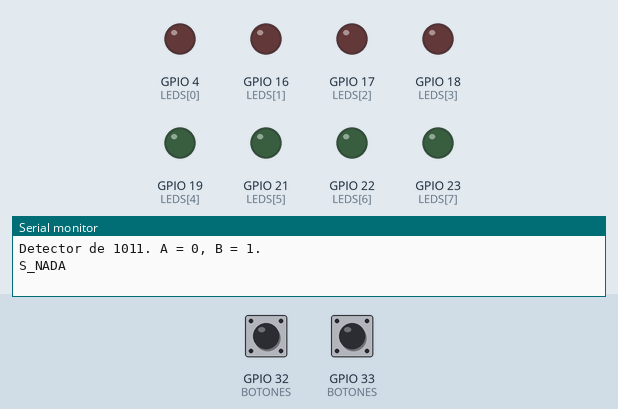
Bench run of a sketch on a simulated ESP32. Parts: output pins drawn as LEDs (lit = HIGH), the last lines printed to the serial monitor. The inputs (shaded band) are chosen by the test bench; at power-on: GPIO 33 (BOTONES) HIGH, GPIO 32 (BOTONES) HIGH.

Above: at 1.2 s.
1.3 s: GPIO 33 (BOTONES) pulled LOW for 0.15 s
At 2.2 s:
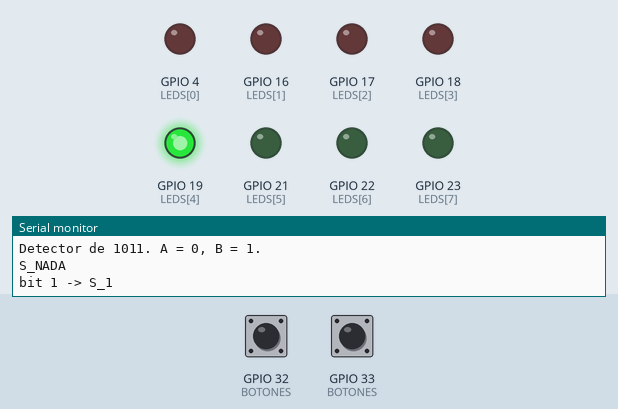
2.9 s: GPIO 32 (BOTONES) pulled LOW for 0.15 s
At 3.4 s:
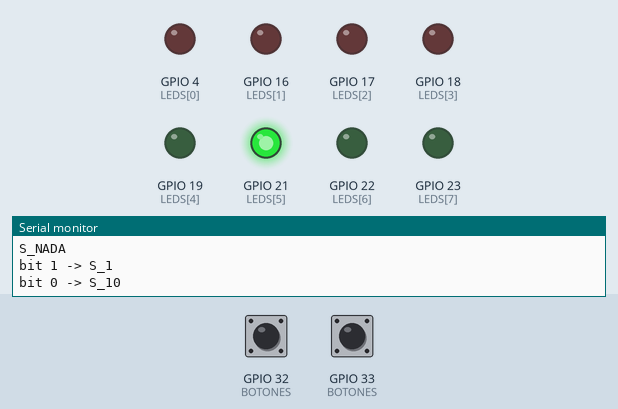
4.5 s: GPIO 32 (BOTONES) pulled LOW for 1 s
At 5.9 s:
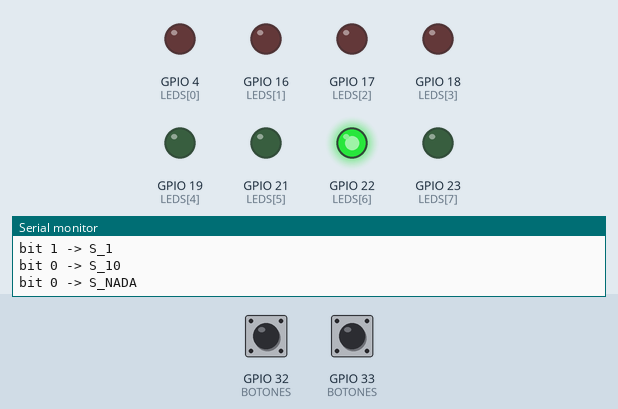
7.0 s: GPIO 33 (BOTONES) pulled LOW for 1 s
At 7.7 s:
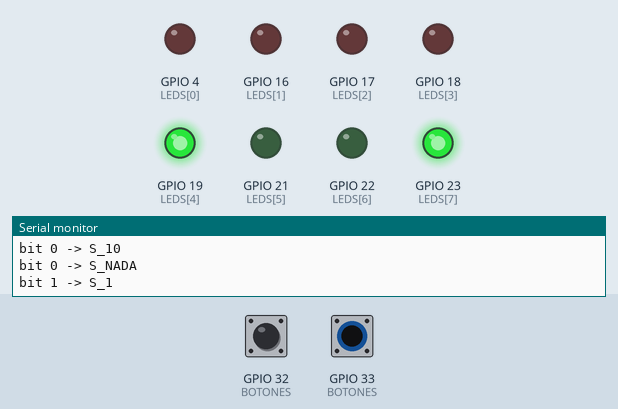
9.5 s: GPIO 33 (BOTONES) pulled LOW for 0.15 s
At 10.7 s:
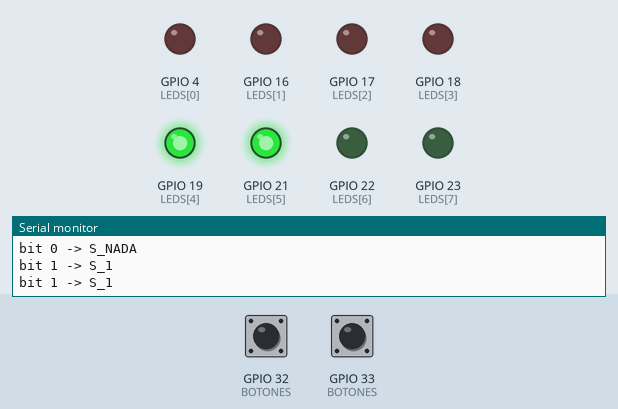
11.1 s: GPIO 32 (BOTONES) pulled LOW for 0.15 s
At 12.1 s:
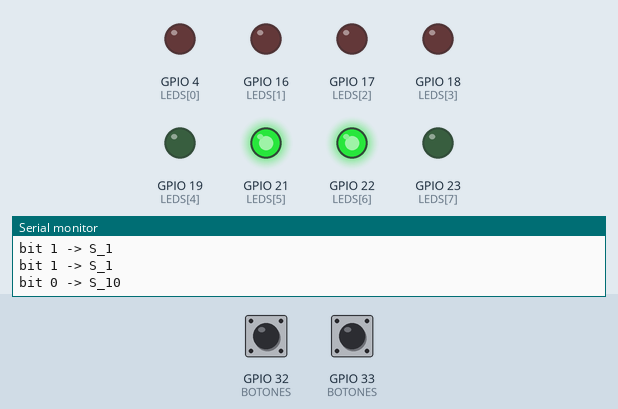
Timing chart, 0 to 13.7 s (numbered marks = the images above; inputs shaded):
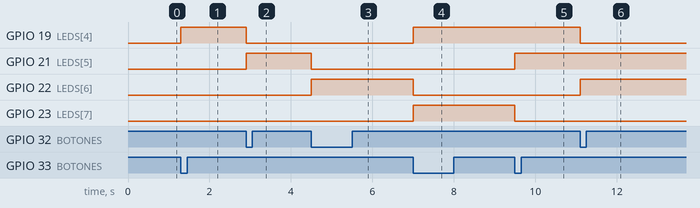

The sketch:

sketch.ino
```cpp
// Clase 8 - Ejercicio 2 (solución): detector de la secuencia 1011
// Entrada bit a bit:  A = 0,  B = 1.
// Máquina de MOORE con 5 estados; detecta secuencias superpuestas
// (por ejemplo 1011011 detecta dos veces).
//
// Salidas:
//   L0        = 1 cuando se detectó 1011 (salida Moore)
//   L4 ... L7 = los últimos 4 bits ingresados (L4 = el más nuevo)
//
// Tabla de transiciones:
//   Estado   | entra 0 | entra 1 | salida
//   ---------+---------+---------+-------
//   S_NADA   | S_NADA  | S_1     |   0
//   S_1      | S_10    | S_1     |   0
//   S_10     | S_NADA  | S_101   |   0
//   S_101    | S_10    | S_1011  |   0
//   S_1011   | S_10    | S_1     |   1

#include <Arduino.h>

const int LEDS[8] = {4, 16, 17, 18, 19, 21, 22, 23};  // L0 ... L7
const int BOTON_A = 32;
const int BOTON_B = 33;
const int BOTON_C = 25;

enum Estado { S_NADA, S_1, S_10, S_101, S_1011 };
Estado estado = S_NADA;
uint8_t historial = 0;              // últimos 4 bits, solo para mostrar

// ---------- Detección de flancos con antirrebote (para los 3 botones) ----------
const int CANT_BOTONES = 3;
const int BOTONES[CANT_BOTONES] = {BOTON_A, BOTON_B, BOTON_C};  // 0 = A, 1 = B, 2 = C
const unsigned long ANTIRREBOTE_MS = 50;

bool apretadoAntes[CANT_BOTONES] = {false, false, false};  // memoria de cada botón
unsigned long ultimoCambio[CANT_BOTONES] = {0, 0, 0};      // cuándo cambió por última vez

// Devuelve true UNA sola vez por cada pulsación del botón (0 = A, 1 = B, 2 = C).
bool seApreto(int boton) {
  bool apretadoAhora = (digitalRead(BOTONES[boton]) == LOW);
  bool hayFlanco = false;

  if (apretadoAhora != apretadoAntes[boton]) {                 // ¿cambió?
    if (millis() - ultimoCambio[boton] >= ANTIRREBOTE_MS) {    // ¿y no es un rebote?
      ultimoCambio[boton] = millis();
      apretadoAntes[boton] = apretadoAhora;
      if (apretadoAhora) {
        hayFlanco = true;                                      // cambió de suelto a apretado
      }
    }
  }
  return hayFlanco;
}
// --------------------------------------------------------------------------------

// Clase 8: nombres para los índices de BOTONES, en vez de 0, 1 y 2
enum Boton { BOT_A, BOT_B, BOT_C };

// Muestra un byte en los 8 LEDs (Clase 5)
void mostrarByte(uint8_t valor) {
  for (int i = 0; i < 8; i++) {
    digitalWrite(LEDS[i], (valor >> i) & 1);
  }
}

void imprimirEstado(Estado e) {
  switch (e) {
    case S_NADA: Serial.printf("S_NADA\n");                  break;
    case S_1:    Serial.printf("S_1\n");                     break;
    case S_10:   Serial.printf("S_10\n");                    break;
    case S_101:  Serial.printf("S_101\n");                   break;
    case S_1011: Serial.printf("S_1011  <-- DETECTADO!\n");  break;
  }
}

// Calcula el estado siguiente: es la tabla de transiciones escrita en C
Estado siguienteEstado(Estado actual, int bit) {
  switch (actual) {
    case S_NADA:
      if (bit == 1) return S_1;
      return S_NADA;
    case S_1:
      if (bit == 1) return S_1;
      return S_10;
    case S_10:
      if (bit == 1) return S_101;
      return S_NADA;
    case S_101:
      if (bit == 1) return S_1011;
      return S_10;                  // ...1010: lo último útil es "10"
    case S_1011:
      if (bit == 1) return S_1;     // ...10111: lo último útil es "1"
      return S_10;                  // ...10110: lo último útil es "10"
  }
  return S_NADA;                    // no debería llegar aquí nunca
}

void setup() {
  Serial.begin(115200);
  for (int i = 0; i < 8; i++) {
    pinMode(LEDS[i], OUTPUT);
  }
  for (int i = 0; i < CANT_BOTONES; i++) {
    pinMode(BOTONES[i], INPUT_PULLUP);
  }
  Serial.printf("Detector de 1011. A = 0, B = 1.\n");
  imprimirEstado(estado);
}

void loop() {
  bool flancoA = seApreto(BOT_A);
  bool flancoB = seApreto(BOT_B);

  if (flancoA || flancoB) {
    int bit = 0;
    if (flancoB) {
      bit = 1;
    }
    historial = ((historial << 1) | bit) & 0x0F;   // registro de desplazamiento (Clase 7)
    estado = siguienteEstado(estado, bit);
    Serial.printf("bit %d -> ", bit);
    imprimirEstado(estado);
  }

  // Salida Moore + historial
  uint8_t salida = historial << 4;
  if (estado == S_1011) {
    salida = salida | 0x01;
  }
  mostrarByte(salida);
}
```

Measured:
- after the input at 1.3 s, GPIO 19 (LEDS[4]): LOW → HIGH at once
- after the input at 2.9 s, GPIO 19 (LEDS[4]): HIGH → LOW at once; GPIO 21 (LEDS[5]): LOW → HIGH at once
- after the input at 4.5 s, GPIO 21 (LEDS[5]): HIGH → LOW at once; GPIO 22 (LEDS[6]): LOW → HIGH at once
- after the input at 7.0 s, GPIO 19 (LEDS[4]), GPIO 23 (LEDS[7]): LOW → HIGH at once; GPIO 22 (LEDS[6]): HIGH → LOW at once
- after the input at 9.5 s, GPIO 21 (LEDS[5]): LOW → HIGH at once; GPIO 23 (LEDS[7]): HIGH → LOW at once
- after the input at 11.1 s, GPIO 19 (LEDS[4]): HIGH → LOW at once; GPIO 22 (LEDS[6]): LOW → HIGH at once
